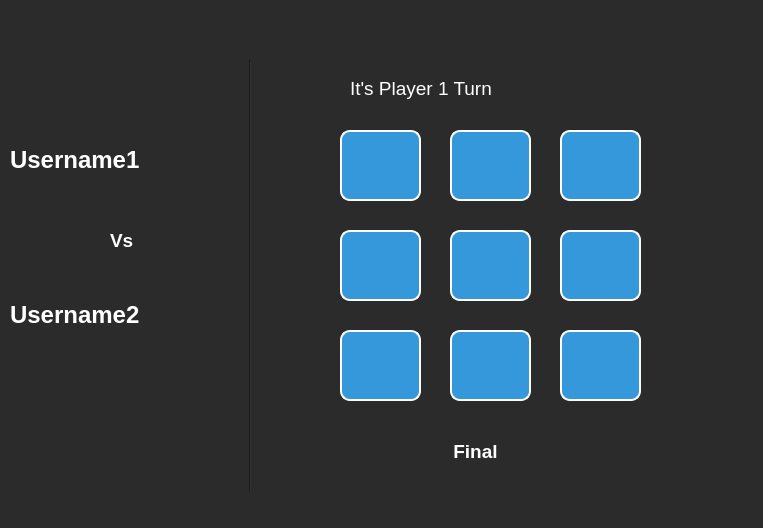
<?xml version="1.0" encoding="UTF-8"?>
<ui version="4.0">
 <class>MultiPlayerWindow</class>
 <widget class="QDialog" name="MultiPlayerWindow">
  <property name="geometry">
   <rect>
    <x>0</x>
    <y>0</y>
    <width>763</width>
    <height>528</height>
   </rect>
  </property>
  <property name="windowTitle">
   <string>Dialog</string>
  </property>
  <property name="styleSheet">
   <string notr="true">background-color: rgb(43, 43, 43);</string>
  </property>
  <widget class="QLabel" name="label_3">
   <property name="geometry">
    <rect>
     <x>110</x>
     <y>210</y>
     <width>41</width>
     <height>61</height>
    </rect>
   </property>
   <property name="styleSheet">
    <string notr="true">color: rgb(255, 255, 255);</string>
   </property>
   <property name="text">
    <string>&lt;html&gt;&lt;head/&gt;&lt;body&gt;&lt;p&gt;&lt;span style=&quot; font-size:14pt; font-weight:700; color:#ffffff;&quot;&gt;Vs&lt;/span&gt;&lt;/p&gt;&lt;/body&gt;&lt;/html&gt;</string>
   </property>
  </widget>
  <widget class="Line" name="line">
   <property name="geometry">
    <rect>
     <x>240</x>
     <y>60</y>
     <width>20</width>
     <height>431</height>
    </rect>
   </property>
   <property name="styleSheet">
    <string notr="true">background-color: rgb(43, 43, 43);
color: rgb(255, 255, 255);</string>
   </property>
   <property name="orientation">
    <enum>Qt::Vertical</enum>
   </property>
  </widget>
  <widget class="QPushButton" name="btn1">
   <property name="geometry">
    <rect>
     <x>340</x>
     <y>130</y>
     <width>81</width>
     <height>71</height>
    </rect>
   </property>
   <property name="sizeIncrement">
    <size>
     <width>0</width>
     <height>0</height>
    </size>
   </property>
   <property name="styleSheet">
    <string notr="true">QPushButton {
	font: 700 30pt &quot;Segoe UI&quot;;
    background-color: #3498db; /* Background color */
    color: #ffffff;            /* Text color */
    border: 2px solid #ffffff; /* Border color and width */
    border-radius: 10px;       /* Edges sharpness */
    padding: 5px;              /* Padding for better spacing */

}</string>
   </property>
   <property name="text">
    <string/>
   </property>
  </widget>
  <widget class="QPushButton" name="btn2">
   <property name="geometry">
    <rect>
     <x>450</x>
     <y>130</y>
     <width>81</width>
     <height>71</height>
    </rect>
   </property>
   <property name="sizeIncrement">
    <size>
     <width>0</width>
     <height>0</height>
    </size>
   </property>
   <property name="styleSheet">
    <string notr="true">QPushButton {
	font: 700 30pt &quot;Segoe UI&quot;;
    background-color: #3498db; /* Background color */
    color: #ffffff;            /* Text color */
    border: 2px solid #ffffff; /* Border color and width */
    border-radius: 10px;       /* Edges sharpness */
    padding: 5px;              /* Padding for better spacing */

}</string>
   </property>
   <property name="text">
    <string/>
   </property>
  </widget>
  <widget class="QPushButton" name="btn3">
   <property name="geometry">
    <rect>
     <x>560</x>
     <y>130</y>
     <width>81</width>
     <height>71</height>
    </rect>
   </property>
   <property name="sizeIncrement">
    <size>
     <width>0</width>
     <height>0</height>
    </size>
   </property>
   <property name="styleSheet">
    <string notr="true">QPushButton {
	font: 700 30pt &quot;Segoe UI&quot;;
    background-color: #3498db; /* Background color */
    color: #ffffff;            /* Text color */
    border: 2px solid #ffffff; /* Border color and width */
    border-radius: 10px;       /* Edges sharpness */
    padding: 5px;              /* Padding for better spacing */

}</string>
   </property>
   <property name="text">
    <string/>
   </property>
  </widget>
  <widget class="QPushButton" name="btn4">
   <property name="geometry">
    <rect>
     <x>340</x>
     <y>230</y>
     <width>81</width>
     <height>71</height>
    </rect>
   </property>
   <property name="sizeIncrement">
    <size>
     <width>0</width>
     <height>0</height>
    </size>
   </property>
   <property name="styleSheet">
    <string notr="true">QPushButton {
	font: 700 30pt &quot;Segoe UI&quot;;
    background-color: #3498db; /* Background color */
    color: #ffffff;            /* Text color */
    border: 2px solid #ffffff; /* Border color and width */
    border-radius: 10px;       /* Edges sharpness */
    padding: 5px;              /* Padding for better spacing */

}</string>
   </property>
   <property name="text">
    <string/>
   </property>
  </widget>
  <widget class="QPushButton" name="btn5">
   <property name="geometry">
    <rect>
     <x>450</x>
     <y>230</y>
     <width>81</width>
     <height>71</height>
    </rect>
   </property>
   <property name="sizeIncrement">
    <size>
     <width>0</width>
     <height>0</height>
    </size>
   </property>
   <property name="styleSheet">
    <string notr="true">QPushButton {
	font: 700 30pt &quot;Segoe UI&quot;;
    background-color: #3498db; /* Background color */
    color: #ffffff;            /* Text color */
    border: 2px solid #ffffff; /* Border color and width */
    border-radius: 10px;       /* Edges sharpness */
    padding: 5px;              /* Padding for better spacing */

}</string>
   </property>
   <property name="text">
    <string/>
   </property>
  </widget>
  <widget class="QPushButton" name="btn6">
   <property name="geometry">
    <rect>
     <x>560</x>
     <y>230</y>
     <width>81</width>
     <height>71</height>
    </rect>
   </property>
   <property name="sizeIncrement">
    <size>
     <width>0</width>
     <height>0</height>
    </size>
   </property>
   <property name="styleSheet">
    <string notr="true">QPushButton {
	font: 700 30pt &quot;Segoe UI&quot;;
    background-color: #3498db; /* Background color */
    color: #ffffff;            /* Text color */
    border: 2px solid #ffffff; /* Border color and width */
    border-radius: 10px;       /* Edges sharpness */
    padding: 5px;              /* Padding for better spacing */

}</string>
   </property>
   <property name="text">
    <string/>
   </property>
  </widget>
  <widget class="QPushButton" name="btn7">
   <property name="geometry">
    <rect>
     <x>340</x>
     <y>330</y>
     <width>81</width>
     <height>71</height>
    </rect>
   </property>
   <property name="sizeIncrement">
    <size>
     <width>0</width>
     <height>0</height>
    </size>
   </property>
   <property name="styleSheet">
    <string notr="true">QPushButton {
	font: 700 30pt &quot;Segoe UI&quot;;
    background-color: #3498db; /* Background color */
    color: #ffffff;            /* Text color */
    border: 2px solid #ffffff; /* Border color and width */
    border-radius: 10px;       /* Edges sharpness */
    padding: 5px;              /* Padding for better spacing */

}</string>
   </property>
   <property name="text">
    <string/>
   </property>
  </widget>
  <widget class="QPushButton" name="btn8">
   <property name="geometry">
    <rect>
     <x>450</x>
     <y>330</y>
     <width>81</width>
     <height>71</height>
    </rect>
   </property>
   <property name="sizeIncrement">
    <size>
     <width>0</width>
     <height>0</height>
    </size>
   </property>
   <property name="styleSheet">
    <string notr="true">QPushButton {
	font: 700 30pt &quot;Segoe UI&quot;;
    background-color: #3498db; /* Background color */
    color: #ffffff;            /* Text color */
    border: 2px solid #ffffff; /* Border color and width */
    border-radius: 10px;       /* Edges sharpness */
    padding: 5px;              /* Padding for better spacing */

}</string>
   </property>
   <property name="text">
    <string/>
   </property>
  </widget>
  <widget class="QPushButton" name="btn9">
   <property name="geometry">
    <rect>
     <x>560</x>
     <y>330</y>
     <width>81</width>
     <height>71</height>
    </rect>
   </property>
   <property name="sizeIncrement">
    <size>
     <width>0</width>
     <height>0</height>
    </size>
   </property>
   <property name="autoFillBackground">
    <bool>false</bool>
   </property>
   <property name="styleSheet">
    <string notr="true">QPushButton {
	font: 700 30pt &quot;Segoe UI&quot;;
    background-color: #3498db; /* Background color */
    color: #ffffff;            /* Text color */
    border: 2px solid #ffffff; /* Border color and width */
    border-radius: 10px;       /* Edges sharpness */
    padding: 5px;              /* Padding for better spacing */

}</string>
   </property>
   <property name="text">
    <string/>
   </property>
  </widget>
  <widget class="QLabel" name="gameStatus">
   <property name="geometry">
    <rect>
     <x>300</x>
     <y>440</y>
     <width>351</width>
     <height>51</height>
    </rect>
   </property>
   <property name="styleSheet">
    <string notr="true">color: rgb(255, 255, 255);</string>
   </property>
   <property name="text">
    <string>&lt;html&gt;&lt;head/&gt;&lt;body&gt;&lt;p align=&quot;center&quot;&gt;&lt;span style=&quot; font-size:14pt; font-weight:700; color:#ffffff;&quot;&gt;Final&lt;/span&gt;&lt;/p&gt;&lt;p align=&quot;center&quot;&gt;&lt;span style=&quot; color:#ffffff;&quot;&gt;&lt;br/&gt;&lt;/span&gt;&lt;/p&gt;&lt;/body&gt;&lt;/html&gt;</string>
   </property>
  </widget>
  <widget class="QLabel" name="playerturn">
   <property name="geometry">
    <rect>
     <x>350</x>
     <y>70</y>
     <width>331</width>
     <height>51</height>
    </rect>
   </property>
   <property name="styleSheet">
    <string notr="true">
color: rgb(255, 255, 255);</string>
   </property>
   <property name="text">
    <string>&lt;html&gt;&lt;head/&gt;&lt;body&gt;&lt;p&gt;&lt;span style=&quot; font-size:14pt; color:#ffffff;&quot;&gt;It's Player 1 Turn&lt;/span&gt;&lt;span style=&quot; color:#ffffff;&quot;&gt;&lt;br/&gt;&lt;/span&gt;&lt;/p&gt;&lt;/body&gt;&lt;/html&gt;</string>
   </property>
  </widget>
  <widget class="QLabel" name="player1name">
   <property name="geometry">
    <rect>
     <x>10</x>
     <y>140</y>
     <width>171</width>
     <height>41</height>
    </rect>
   </property>
   <property name="styleSheet">
    <string notr="true">color: rgb(255, 255, 255);</string>
   </property>
   <property name="text">
    <string>&lt;html&gt;&lt;head/&gt;&lt;body&gt;&lt;p&gt;&lt;span style=&quot; font-size:18pt; font-weight:700; color:#ffffff;&quot;&gt;Username1&lt;/span&gt;&lt;/p&gt;&lt;/body&gt;&lt;/html&gt;</string>
   </property>
  </widget>
  <widget class="QLabel" name="player2name">
   <property name="geometry">
    <rect>
     <x>10</x>
     <y>290</y>
     <width>171</width>
     <height>51</height>
    </rect>
   </property>
   <property name="styleSheet">
    <string notr="true">color: rgb(255, 255, 255);</string>
   </property>
   <property name="text">
    <string>&lt;html&gt;&lt;head/&gt;&lt;body&gt;&lt;p&gt;&lt;span style=&quot; font-size:18pt; font-weight:700; color:#ffffff;&quot;&gt;Username2&lt;/span&gt;&lt;/p&gt;&lt;/body&gt;&lt;/html&gt;</string>
   </property>
  </widget>
 </widget>
 <resources/>
 <connections/>
</ui>
